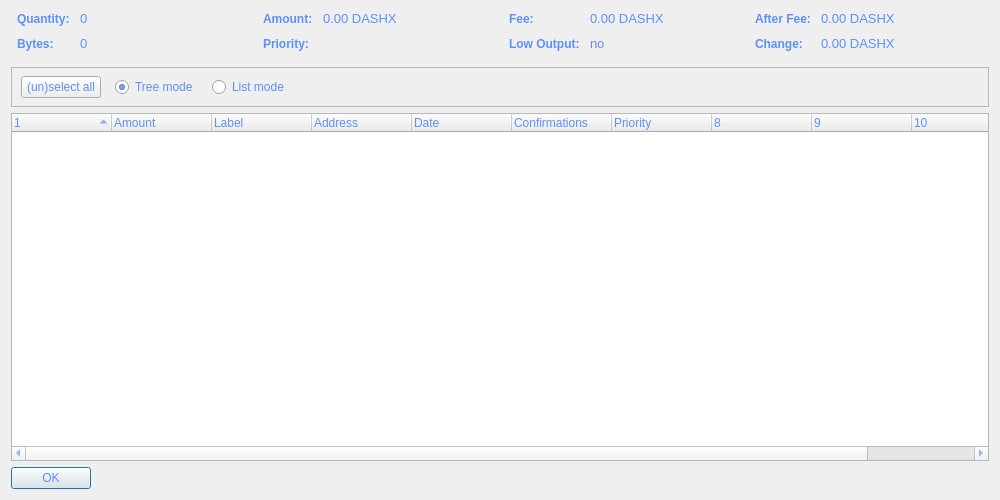
<?xml version="1.0" encoding="UTF-8"?>
<ui version="4.0">
 <class>CoinControlDialog</class>
 <widget class="QDialog" name="CoinControlDialog">
  <property name="geometry">
   <rect>
    <x>0</x>
    <y>0</y>
    <width>1000</width>
    <height>500</height>
   </rect>
  </property>
  <property name="windowTitle">
   <string>Coin Control</string>
  </property>
  <property name="styleSheet">
   <string notr="true">background-image: url(:/images/bkg2);
color: rgb(93, 144, 255);
font: 10pt &quot;MS Shell Dlg 2&quot;;</string>
  </property>
  <layout class="QVBoxLayout" name="verticalLayout">
   <item>
    <layout class="QHBoxLayout" name="horizontalLayoutTop" stretch="0,0,0,0">
     <property name="topMargin">
      <number>0</number>
     </property>
     <property name="bottomMargin">
      <number>10</number>
     </property>
     <item>
      <layout class="QFormLayout" name="formLayoutCoinControl1">
       <property name="horizontalSpacing">
        <number>10</number>
       </property>
       <property name="verticalSpacing">
        <number>10</number>
       </property>
       <property name="leftMargin">
        <number>6</number>
       </property>
       <property name="rightMargin">
        <number>6</number>
       </property>
       <item row="0" column="0">
        <widget class="QLabel" name="labelCoinControlQuantityText">
         <property name="styleSheet">
          <string notr="true">font-weight:bold;</string>
         </property>
         <property name="text">
          <string>Quantity:</string>
         </property>
        </widget>
       </item>
       <item row="0" column="1">
        <widget class="QLabel" name="labelCoinControlQuantity">
         <property name="font">
          <font>
           <family>MS Shell Dlg 2</family>
           <pointsize>10</pointsize>
           <weight>50</weight>
           <italic>false</italic>
           <bold>false</bold>
          </font>
         </property>
         <property name="cursor">
          <cursorShape>IBeamCursor</cursorShape>
         </property>
         <property name="contextMenuPolicy">
          <enum>Qt::ActionsContextMenu</enum>
         </property>
         <property name="text">
          <string notr="true">0</string>
         </property>
         <property name="textInteractionFlags">
          <set>Qt::LinksAccessibleByMouse|Qt::TextSelectableByKeyboard|Qt::TextSelectableByMouse</set>
         </property>
        </widget>
       </item>
       <item row="1" column="0">
        <widget class="QLabel" name="labelCoinControlBytesText">
         <property name="styleSheet">
          <string notr="true">font-weight:bold;</string>
         </property>
         <property name="text">
          <string>Bytes:</string>
         </property>
        </widget>
       </item>
       <item row="1" column="1">
        <widget class="QLabel" name="labelCoinControlBytes">
         <property name="font">
          <font>
           <family>MS Shell Dlg 2</family>
           <pointsize>10</pointsize>
           <weight>50</weight>
           <italic>false</italic>
           <bold>false</bold>
          </font>
         </property>
         <property name="cursor">
          <cursorShape>IBeamCursor</cursorShape>
         </property>
         <property name="contextMenuPolicy">
          <enum>Qt::ActionsContextMenu</enum>
         </property>
         <property name="text">
          <string notr="true">0</string>
         </property>
         <property name="textInteractionFlags">
          <set>Qt::LinksAccessibleByMouse|Qt::TextSelectableByKeyboard|Qt::TextSelectableByMouse</set>
         </property>
        </widget>
       </item>
      </layout>
     </item>
     <item>
      <layout class="QFormLayout" name="formLayoutCoinControl2">
       <property name="horizontalSpacing">
        <number>10</number>
       </property>
       <property name="verticalSpacing">
        <number>10</number>
       </property>
       <property name="leftMargin">
        <number>6</number>
       </property>
       <property name="rightMargin">
        <number>6</number>
       </property>
       <item row="0" column="0">
        <widget class="QLabel" name="labelCoinControlAmountText">
         <property name="styleSheet">
          <string notr="true">font-weight:bold;</string>
         </property>
         <property name="text">
          <string>Amount:</string>
         </property>
        </widget>
       </item>
       <item row="0" column="1">
        <widget class="QLabel" name="labelCoinControlAmount">
         <property name="font">
          <font>
           <family>MS Shell Dlg 2</family>
           <pointsize>10</pointsize>
           <weight>50</weight>
           <italic>false</italic>
           <bold>false</bold>
          </font>
         </property>
         <property name="cursor">
          <cursorShape>IBeamCursor</cursorShape>
         </property>
         <property name="contextMenuPolicy">
          <enum>Qt::ActionsContextMenu</enum>
         </property>
         <property name="text">
          <string notr="true">0.00 DASHX</string>
         </property>
         <property name="textInteractionFlags">
          <set>Qt::LinksAccessibleByMouse|Qt::TextSelectableByKeyboard|Qt::TextSelectableByMouse</set>
         </property>
        </widget>
       </item>
       <item row="1" column="0">
        <widget class="QLabel" name="labelCoinControlPriorityText">
         <property name="styleSheet">
          <string notr="true">font-weight:bold;</string>
         </property>
         <property name="text">
          <string>Priority:</string>
         </property>
        </widget>
       </item>
       <item row="1" column="1">
        <widget class="QLabel" name="labelCoinControlPriority">
         <property name="font">
          <font>
           <family>MS Shell Dlg 2</family>
           <pointsize>10</pointsize>
           <weight>50</weight>
           <italic>false</italic>
           <bold>false</bold>
          </font>
         </property>
         <property name="cursor">
          <cursorShape>IBeamCursor</cursorShape>
         </property>
         <property name="contextMenuPolicy">
          <enum>Qt::ActionsContextMenu</enum>
         </property>
         <property name="text">
          <string/>
         </property>
         <property name="textInteractionFlags">
          <set>Qt::LinksAccessibleByMouse|Qt::TextSelectableByKeyboard|Qt::TextSelectableByMouse</set>
         </property>
        </widget>
       </item>
      </layout>
     </item>
     <item>
      <layout class="QFormLayout" name="formLayoutCoinControl3">
       <property name="horizontalSpacing">
        <number>10</number>
       </property>
       <property name="verticalSpacing">
        <number>10</number>
       </property>
       <property name="leftMargin">
        <number>6</number>
       </property>
       <property name="rightMargin">
        <number>6</number>
       </property>
       <item row="0" column="0">
        <widget class="QLabel" name="labelCoinControlFeeText">
         <property name="styleSheet">
          <string notr="true">font-weight:bold;</string>
         </property>
         <property name="text">
          <string>Fee:</string>
         </property>
        </widget>
       </item>
       <item row="0" column="1">
        <widget class="QLabel" name="labelCoinControlFee">
         <property name="font">
          <font>
           <family>MS Shell Dlg 2</family>
           <pointsize>10</pointsize>
           <weight>50</weight>
           <italic>false</italic>
           <bold>false</bold>
          </font>
         </property>
         <property name="cursor">
          <cursorShape>IBeamCursor</cursorShape>
         </property>
         <property name="contextMenuPolicy">
          <enum>Qt::ActionsContextMenu</enum>
         </property>
         <property name="text">
          <string notr="true">0.00 DASHX</string>
         </property>
         <property name="textInteractionFlags">
          <set>Qt::LinksAccessibleByMouse|Qt::TextSelectableByKeyboard|Qt::TextSelectableByMouse</set>
         </property>
        </widget>
       </item>
       <item row="1" column="0">
        <widget class="QLabel" name="labelCoinControlLowOutputText">
         <property name="enabled">
          <bool>false</bool>
         </property>
         <property name="styleSheet">
          <string notr="true">font-weight:bold;</string>
         </property>
         <property name="text">
          <string>Low Output:</string>
         </property>
        </widget>
       </item>
       <item row="1" column="1">
        <widget class="QLabel" name="labelCoinControlLowOutput">
         <property name="enabled">
          <bool>false</bool>
         </property>
         <property name="font">
          <font>
           <family>MS Shell Dlg 2</family>
           <pointsize>10</pointsize>
           <weight>50</weight>
           <italic>false</italic>
           <bold>false</bold>
          </font>
         </property>
         <property name="cursor">
          <cursorShape>IBeamCursor</cursorShape>
         </property>
         <property name="contextMenuPolicy">
          <enum>Qt::ActionsContextMenu</enum>
         </property>
         <property name="text">
          <string notr="true">no</string>
         </property>
         <property name="textInteractionFlags">
          <set>Qt::LinksAccessibleByMouse|Qt::TextSelectableByKeyboard|Qt::TextSelectableByMouse</set>
         </property>
        </widget>
       </item>
      </layout>
     </item>
     <item>
      <layout class="QFormLayout" name="formLayoutCoinControl4">
       <property name="horizontalSpacing">
        <number>10</number>
       </property>
       <property name="verticalSpacing">
        <number>10</number>
       </property>
       <property name="leftMargin">
        <number>6</number>
       </property>
       <property name="rightMargin">
        <number>6</number>
       </property>
       <item row="0" column="0">
        <widget class="QLabel" name="labelCoinControlAfterFeeText">
         <property name="styleSheet">
          <string notr="true">font-weight:bold;</string>
         </property>
         <property name="text">
          <string>After Fee:</string>
         </property>
        </widget>
       </item>
       <item row="0" column="1">
        <widget class="QLabel" name="labelCoinControlAfterFee">
         <property name="font">
          <font>
           <family>MS Shell Dlg 2</family>
           <pointsize>10</pointsize>
           <weight>50</weight>
           <italic>false</italic>
           <bold>false</bold>
          </font>
         </property>
         <property name="cursor">
          <cursorShape>IBeamCursor</cursorShape>
         </property>
         <property name="contextMenuPolicy">
          <enum>Qt::ActionsContextMenu</enum>
         </property>
         <property name="text">
          <string notr="true">0.00 DASHX</string>
         </property>
         <property name="textInteractionFlags">
          <set>Qt::LinksAccessibleByMouse|Qt::TextSelectableByKeyboard|Qt::TextSelectableByMouse</set>
         </property>
        </widget>
       </item>
       <item row="1" column="0">
        <widget class="QLabel" name="labelCoinControlChangeText">
         <property name="enabled">
          <bool>false</bool>
         </property>
         <property name="styleSheet">
          <string notr="true">font-weight:bold;</string>
         </property>
         <property name="text">
          <string>Change:</string>
         </property>
        </widget>
       </item>
       <item row="1" column="1">
        <widget class="QLabel" name="labelCoinControlChange">
         <property name="enabled">
          <bool>false</bool>
         </property>
         <property name="font">
          <font>
           <family>MS Shell Dlg 2</family>
           <pointsize>10</pointsize>
           <weight>50</weight>
           <italic>false</italic>
           <bold>false</bold>
          </font>
         </property>
         <property name="cursor">
          <cursorShape>IBeamCursor</cursorShape>
         </property>
         <property name="contextMenuPolicy">
          <enum>Qt::ActionsContextMenu</enum>
         </property>
         <property name="text">
          <string notr="true">0.00 DASHX</string>
         </property>
         <property name="textInteractionFlags">
          <set>Qt::LinksAccessibleByMouse|Qt::TextSelectableByKeyboard|Qt::TextSelectableByMouse</set>
         </property>
        </widget>
       </item>
      </layout>
     </item>
    </layout>
   </item>
   <item>
    <widget class="QFrame" name="frame">
     <property name="minimumSize">
      <size>
       <width>0</width>
       <height>40</height>
      </size>
     </property>
     <property name="frameShape">
      <enum>QFrame::StyledPanel</enum>
     </property>
     <property name="frameShadow">
      <enum>QFrame::Sunken</enum>
     </property>
     <widget class="QWidget" name="horizontalLayoutWidget">
      <property name="geometry">
       <rect>
        <x>10</x>
        <y>0</y>
        <width>781</width>
        <height>41</height>
       </rect>
      </property>
      <layout class="QHBoxLayout" name="horizontalLayoutPanel" stretch="0,0,0,0">
       <property name="spacing">
        <number>14</number>
       </property>
       <item>
        <widget class="QPushButton" name="pushButtonSelectAll">
         <property name="sizePolicy">
          <sizepolicy hsizetype="Maximum" vsizetype="Fixed">
           <horstretch>0</horstretch>
           <verstretch>0</verstretch>
          </sizepolicy>
         </property>
         <property name="text">
          <string>(un)select all</string>
         </property>
        </widget>
       </item>
       <item>
        <widget class="QRadioButton" name="radioTreeMode">
         <property name="sizePolicy">
          <sizepolicy hsizetype="Maximum" vsizetype="Fixed">
           <horstretch>0</horstretch>
           <verstretch>0</verstretch>
          </sizepolicy>
         </property>
         <property name="text">
          <string>Tree mode</string>
         </property>
         <property name="checked">
          <bool>true</bool>
         </property>
        </widget>
       </item>
       <item>
        <widget class="QRadioButton" name="radioListMode">
         <property name="sizePolicy">
          <sizepolicy hsizetype="Maximum" vsizetype="Fixed">
           <horstretch>0</horstretch>
           <verstretch>0</verstretch>
          </sizepolicy>
         </property>
         <property name="text">
          <string>List mode</string>
         </property>
        </widget>
       </item>
       <item>
        <spacer name="horizontalSpacer">
         <property name="orientation">
          <enum>Qt::Horizontal</enum>
         </property>
         <property name="sizeHint" stdset="0">
          <size>
           <width>40</width>
           <height>20</height>
          </size>
         </property>
        </spacer>
       </item>
      </layout>
     </widget>
    </widget>
   </item>
   <item>
    <widget class="CoinControlTreeWidget" name="treeWidget">
     <property name="contextMenuPolicy">
      <enum>Qt::CustomContextMenu</enum>
     </property>
     <property name="sortingEnabled">
      <bool>false</bool>
     </property>
     <property name="columnCount">
      <number>11</number>
     </property>
     <attribute name="headerShowSortIndicator" stdset="0">
      <bool>true</bool>
     </attribute>
     <attribute name="headerStretchLastSection">
      <bool>false</bool>
     </attribute>
     <column>
      <property name="text">
       <string/>
      </property>
     </column>
     <column>
      <property name="text">
       <string>Amount</string>
      </property>
     </column>
     <column>
      <property name="text">
       <string>Label</string>
      </property>
     </column>
     <column>
      <property name="text">
       <string>Address</string>
      </property>
     </column>
     <column>
      <property name="text">
       <string>Date</string>
      </property>
     </column>
     <column>
      <property name="text">
       <string>Confirmations</string>
      </property>
      <property name="toolTip">
       <string>Confirmed</string>
      </property>
     </column>
     <column>
      <property name="text">
       <string>Priority</string>
      </property>
     </column>
     <column>
      <property name="text">
       <string/>
      </property>
     </column>
     <column>
      <property name="text">
       <string/>
      </property>
     </column>
     <column>
      <property name="text">
       <string/>
      </property>
     </column>
     <column>
      <property name="text">
       <string/>
      </property>
     </column>
    </widget>
   </item>
   <item>
    <widget class="QDialogButtonBox" name="buttonBox">
     <property name="sizePolicy">
      <sizepolicy hsizetype="Maximum" vsizetype="Fixed">
       <horstretch>0</horstretch>
       <verstretch>0</verstretch>
      </sizepolicy>
     </property>
     <property name="orientation">
      <enum>Qt::Horizontal</enum>
     </property>
     <property name="standardButtons">
      <set>QDialogButtonBox::Ok</set>
     </property>
    </widget>
   </item>
  </layout>
 </widget>
 <customwidgets>
  <customwidget>
   <class>CoinControlTreeWidget</class>
   <extends>QTreeWidget</extends>
   <header>coincontroltreewidget.h</header>
  </customwidget>
 </customwidgets>
 <resources/>
 <connections/>
</ui>
